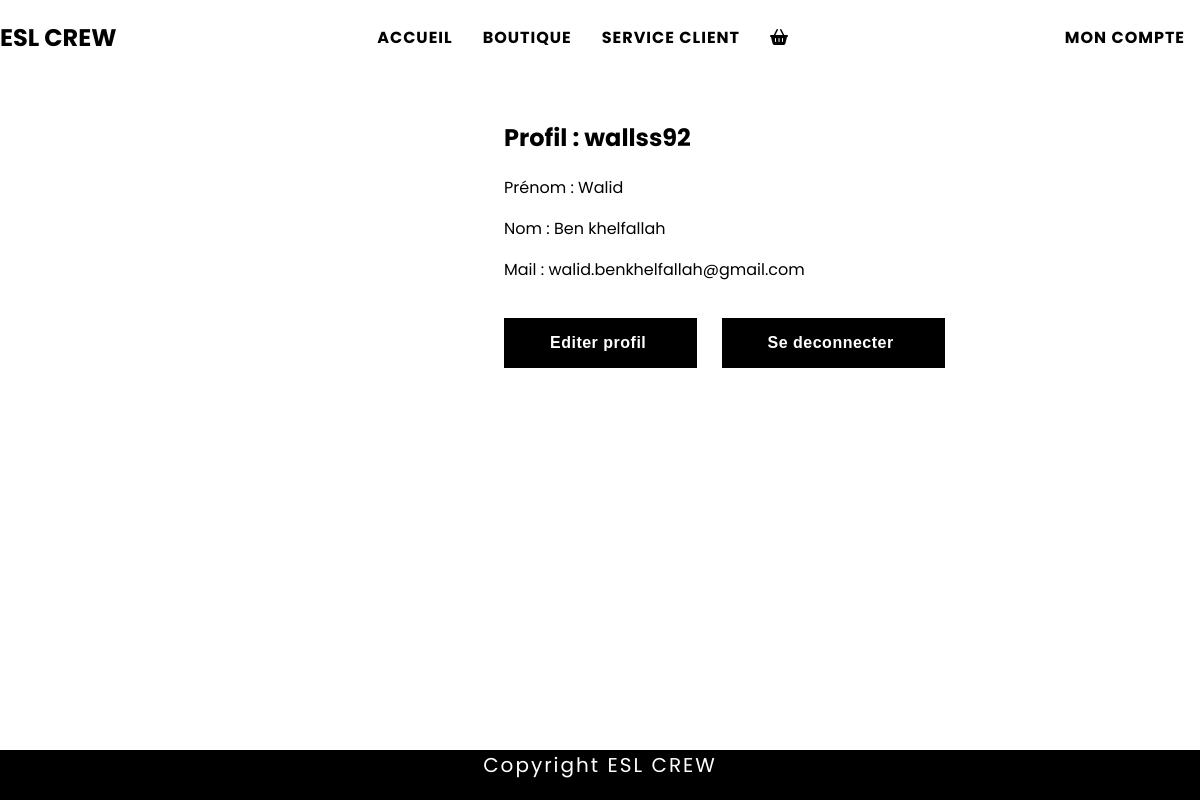
Screenshot of /profil.php?id=7 (signed in) with the database file from the repository.
### tables this page shows
CREATE TABLE `profil` (
  `id_profil` int(3) NOT NULL,
  `prenom` varchar(20) DEFAULT NULL,
  `nom` varchar(20) DEFAULT NULL,
  `mail` varchar(30) NOT NULL,
  `identifiant` varchar(30) DEFAULT NULL,
  `mot_de_passe` varchar(30) DEFAULT NULL,
  `img` varchar(150) DEFAULT NULL
);

### profil.php (the view, shortened to what this page needs)
<?php include("inc/header.log.inc.php") ?>
<?php
if(isset($_SESSION["id"])){
  $getid = intval($_SESSION["id"]);
  $requeteSQL = $pdo->prepare("SELECT * FROM profil WHERE id_profil = ?");
  $requeteSQL->execute(array($getid));
  $userinfo = $requeteSQL->fetch();
?>
<section class="contact-form" id="annonce">
      <div class="profil">
        <h1 class="box-title">Profil : <?php echo $userinfo['identifiant']; ?> </h1>
        <p class="profil">Prénom : <?php echo $userinfo['prenom']; ?></p>
        <p class="profil">Nom : <?php echo $userinfo['nom']; ?></p>
        <p class="profil">Mail : <?php echo $userinfo['mail']; ?></p>
        <form class="form-group" action="" method="post" name="login">
        <input type="submit" value="Editer profil " name="editer" >
        <input type="submit" value="Se deconnecter " name="deconnexion" class="form-group">
        </form>
    </section>
<?php
  }
else {
  header("Location: connexion.php");
    } ?>
<?php include("inc/footer.inc.php"); ?>

### assets/css/style.css (style rules this page uses)
html { font-family: 'Poppins', sans-serif; }
html, body { margin: 0; display: table; height: 100%; width: 100%; }
.contact-form { width: 600px; display: flex; align-content: center; margin-left: 42%; }
.contact-form .form-group input[type="submit"] { background: black; letter-spacing: 0.5px; border: 1px solid black; color: white; padding: 15px; padding-right: 45px; padding-left: 45px; margin: 20px; margin-left: 0; transition: 1s; font-weight: bold; font-size: 16px; }

### rows the page displays
profil: identifiant "wallss92", prenom "Walid", nom "Ben khelfallah", mail "walid.benkhelfallah@gmail.com"
